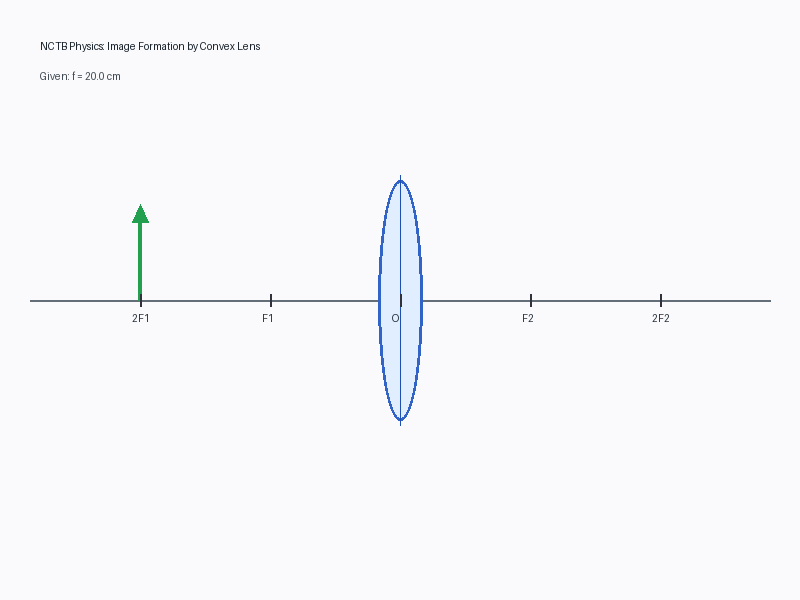
#> input picture images/nctb_lens_diagram.png, 800 x 600 px
$ python build_optics_scene.py --image ../../../images/nctb_lens_diagram.png
#> lines starting #> are read from the running program, lines starting #| are printed output that depends on the picture; after the words box and inside, x2 and y2 are one past the last pixel; in counts of white or black regions, pixels touching at a corner belong together
### research/experiments/optics/optics_geometry.py
"""
experiments/optics/optics_geometry.py
Geometric extraction algorithms for optical elements:
- Lens optical center and vertical aperture from mask
- Optical axis detection via OpenCV Hough Line Transform
- Arrow tip, base, and height extraction
- Prism polygon simplification
"""

from __future__ import annotations
from typing import Dict, List, Optional, Tuple
import cv2
import numpy as np


def extract_lens_geometry(mask: np.ndarray, optical_axis_y: Optional[float] = None) -> dict:
    """
    Extract optical center and vertical aperture height from binary lens mask.
    If optical_axis_y is provided, optical center x is taken from mask center,
    and y is locked to the optical axis.
    """
    y_indices, x_indices = np.where(mask > 0)
    if len(x_indices) == 0:
        return {
            "optical_center": {"x": 400.0, "y": 300.0},
            "aperture_height_px": 220.0,
            "bbox": {"x": 390.0, "y": 190.0, "width": 20.0, "height": 220.0},
        }

    min_x, max_x = float(np.min(x_indices)), float(np.max(x_indices))
    min_y, max_y = float(np.min(y_indices)), float(np.max(y_indices))

    cx = (min_x + max_x) / 2.0
    cy = optical_axis_y if optical_axis_y is not None else (min_y + max_y) / 2.0
    aperture_height = max_y - min_y

    return {
        "optical_center": {"x": round(cx, 1), "y": round(cy, 1)},
        "aperture_height_px": round(aperture_height, 1),
        "bbox": {
            "x": round(min_x, 1),
            "y": round(min_y, 1),
            "width": round(max_x - min_x, 1),
            "height": round(aperture_height, 1),
        },
    }


def detect_optical_axis(
    image: np.ndarray,
    min_line_length_ratio: float = 0.5,
    max_angle_deg: float = 4.0
) -> Optional[float]:
    """
    Detect the horizontal optical axis line across the diagram using OpenCV HoughLinesP.
    Returns the y-coordinate of the detected principal axis, or None if not found.
    """
    h, w = image.shape[:2]
    if len(image.shape) == 3:
        gray = cv2.cvtColor(image, cv2.COLOR_BGR2GRAY)
    else:
        gray = image.copy()

    edges = cv2.Canny(gray, 50, 150, apertureSize=3)
    min_line_length = int(w * min_line_length_ratio)
    lines = cv2.HoughLinesP(edges, 1, np.pi / 180, threshold=80, minLineLength=min_line_length, maxLineGap=20)

    if lines is None or len(lines) == 0:
        return float(h / 2.0)

    horizontal_y = []
    for line in lines:
        x1, y1, x2, y2 = line[0]
        angle = np.abs(np.arctan2(y2 - y1, x2 - x1) * 180.0 / np.pi)
        if angle <= max_angle_deg or angle >= (180.0 - max_angle_deg):
            horizontal_y.append((y1 + y2) / 2.0)

    if horizontal_y:
        # Cluster near the middle third of the canvas
        mid_y = h / 2.0
        candidates = [y for y in horizontal_y if abs(y - mid_y) < h * 0.35]
        if candidates:
            return float(np.median(candidates))
        return float(np.median(horizontal_y))

    return float(h / 2.0)


def extract_arrow_geometry(mask: np.ndarray, axis_y: float) -> dict:
    """
    Extract base (on axis) and tip of a vertical object arrow mask.
    In canvas coordinates, y-down implies tip.y < base.y for an upright arrow.
    """
    y_indices, x_indices = np.where(mask > 0)
    if len(x_indices) == 0:
        return {
            "position": {"x": 160.0, "y": axis_y},
            "height_px": -90.0,
            "base": {"x": 160.0, "y": axis_y},
            "tip": {"x": 160.0, "y": axis_y - 90.0},
        }

    cx = float(np.median(x_indices))
    min_y = float(np.min(y_indices))
    max_y = float(np.max(y_indices))

    # Arrow base is closest to optical axis
    dist_to_axis_min = abs(min_y - axis_y)
    dist_to_axis_max = abs(max_y - axis_y)

    if dist_to_axis_max <= dist_to_axis_min:
        # Arrow extends upward above axis (most common: tip is at min_y, base is near axis)
        tip_y = min_y
        base_y = axis_y
        height = tip_y - base_y  # negative value
    else:
        # Inverted arrow below axis
        tip_y = max_y
        base_y = axis_y
        height = tip_y - base_y  # positive value

    return {
        "position": {"x": round(cx, 1), "y": round(base_y, 1)},
        "height_px": round(height, 1),
        "base": {"x": round(cx, 1), "y": round(base_y, 1)},
        "tip": {"x": round(cx, 1), "y": round(tip_y, 1)},
    }


# [21 lines left out: function extract_prism_polygon, not called in this run]

### research/experiments/optics/optics_text.py
"""
experiments/optics/optics_text.py
Optical text and label detection:
- Recognizes labels F, 2F, F1, F2, 2F1, 2F2, O, A, B
- Extracts physical values and units (e.g. '20 cm', 'f = 15 cm', 'μ = 1.52')
- Preserves bounding boxes and coordinates for semantic binding
"""

from __future__ import annotations
import re
from typing import Dict, List, Optional, Tuple


LABEL_PATTERNS = {
    "2F1": re.compile(r"^(?:2F1|2F_1|2F₁)$", re.IGNORECASE),
    "F1": re.compile(r"^(?:F1|F_1|F₁)$", re.IGNORECASE),
    "2F2": re.compile(r"^(?:2F2|2F_2|2F₂)$", re.IGNORECASE),
    "F2": re.compile(r"^(?:F2|F_2|F₂)$", re.IGNORECASE),
    "F": re.compile(r"^F$", re.IGNORECASE),
    "2F": re.compile(r"^2F$", re.IGNORECASE),
    "O": re.compile(r"^[Oo0]$"),
    "A": re.compile(r"^A$", re.IGNORECASE),
    "B": re.compile(r"^B$", re.IGNORECASE),
}

PHYSICAL_VALUE_PATTERNS = [
    # Focal length: e.g. "f = 20 cm", "f=15cm", "20 cm"
    re.compile(r"(?:f\s*=\s*)?(\d+(?:\.\d+)?)\s*(cm|mm|m)\b", re.IGNORECASE),
    # Refractive index: e.g. "μ = 1.52", "n = 1.5"
    re.compile(r"(?:[μun]\s*=\s*)(\d+(?:\.\d+)?)", re.IGNORECASE),
]


def parse_detected_labels(raw_ocr_items: List[dict]) -> List[dict]:
    """
    Given raw OCR outputs: [{"text": str, "bbox": {"x", "y", "width", "height"}, "confidence": float}]
    Normalizes optical diagram labels (F1, F2, etc.) and computes center coordinates.
    """
    normalized = []
    for item in raw_ocr_items:
        text = item.get("text", "").strip()
        matched_label = None
        for canonical, pat in LABEL_PATTERNS.items():
            if pat.match(text):
                matched_label = canonical
                break

        bbox = item.get("bbox", {"x": 0, "y": 0, "width": 10, "height": 10})
        cx = bbox["x"] + bbox["width"] / 2.0
        cy = bbox["y"] + bbox["height"] / 2.0

        if matched_label:
            normalized.append({
                "raw_text": text,
                "label": matched_label,
                "position": {"x": round(cx, 1), "y": round(cy, 1)},
                "bbox": bbox,
                "confidence": item.get("confidence", 0.95),
            })

    return normalized


def extract_physical_parameters(text_strings: List[str]) -> dict:
    """
    Search list of text strings for physical quantities (focal lengths, refractive indices).
    """
    params = {}
    for text in text_strings:
        # Check focal length
        match_f = PHYSICAL_VALUE_PATTERNS[0].search(text)
        if match_f:
            val = float(match_f.group(1))
            unit = match_f.group(2).lower()
            val_cm = val if unit == "cm" else (val / 10.0 if unit == "mm" else val * 100.0)
            params["focal_length_cm"] = {
                "value": round(val_cm, 2),
                "source": "ocr_text",
                "confidence": 0.96,
                "raw_match": match_f.group(0),
            }

        # Check refractive index
        match_n = PHYSICAL_VALUE_PATTERNS[1].search(text)
        if match_n:
            val_n = float(match_n.group(1))
            params["refractive_index"] = {
                "value": round(val_n, 3),
                "source": "ocr_text",
                "confidence": 0.95,
                "raw_match": match_n.group(0),
            }

    return params

### research/experiments/optics/optics_semantics.py
"""
experiments/optics/optics_semantics.py
Semantic binding, validation, and calibration rules for optical scenes:
- Binds F and 2F points to left (F1, 2F1) and right (F2, 2F2) of the lens center
- Calculates inferred pixel focal length from geometric spacing
- Calculates pixel-to-cm calibration factor when textual values exist
- Annotates parameters with provenance metadata
"""

from __future__ import annotations
from typing import Dict, List, Optional, Tuple


def bind_focal_points(
    detected_labels: List[dict],
    lens_center_x: float,
    axis_y: float
) -> Tuple[List[dict], Optional[float]]:
    """
    Classify detected F / 2F labels into F1, 2F1 (left) and F2, 2F2 (right)
    relative to lens optical center.
    Computes inferred pixel focal length from the geometric distances.
    """
    f_candidates_left = []
    f_candidates_right = []
    two_f_left = []
    two_f_right = []

    for item in detected_labels:
        lbl = item["label"].upper()
        px = item["position"]["x"]

        if "2F" in lbl:
            if px < lens_center_x:
                two_f_left.append(item)
            else:
                two_f_right.append(item)
        elif "F" in lbl:
            if px < lens_center_x:
                f_candidates_left.append(item)
            else:
                f_candidates_right.append(item)

    bound_annotations = []
    focal_distances = []

    # Process F1 (left)
    if f_candidates_left:
        best_f1 = min(f_candidates_left, key=lambda it: abs(it["position"]["x"] - lens_center_x))
        bound_annotations.append({
            "label": "F1",
            "position": {"x": round(best_f1["position"]["x"], 1), "y": round(axis_y, 1)},
            "confidence": best_f1.get("confidence", 0.92),
        })
        focal_distances.append(abs(best_f1["position"]["x"] - lens_center_x))

    # Process F2 (right)
    if f_candidates_right:
        best_f2 = min(f_candidates_right, key=lambda it: abs(it["position"]["x"] - lens_center_x))
        bound_annotations.append({
            "label": "F2",
            "position": {"x": round(best_f2["position"]["x"], 1), "y": round(axis_y, 1)},
            "confidence": best_f2.get("confidence", 0.92),
        })
        focal_distances.append(abs(best_f2["position"]["x"] - lens_center_x))

    # Process 2F1 (left)
    if two_f_left:
        best_2f1 = max(two_f_left, key=lambda it: abs(it["position"]["x"] - lens_center_x))
        bound_annotations.append({
            "label": "2F1",
            "position": {"x": round(best_2f1["position"]["x"], 1), "y": round(axis_y, 1)},
            "confidence": best_2f1.get("confidence", 0.90),
        })
        focal_distances.append(abs(best_2f1["position"]["x"] - lens_center_x) / 2.0)

    # Process 2F2 (right)
    if two_f_right:
        best_2f2 = max(two_f_right, key=lambda it: abs(it["position"]["x"] - lens_center_x))
        bound_annotations.append({
            "label": "2F2",
            "position": {"x": round(best_2f2["position"]["x"], 1), "y": round(axis_y, 1)},
            "confidence": best_2f2.get("confidence", 0.90),
        })
        focal_distances.append(abs(best_2f2["position"]["x"] - lens_center_x) / 2.0)

    # Inferred focal length
    inferred_f_px = None
    if focal_distances:
        inferred_f_px = round(sum(focal_distances) / len(focal_distances), 1)

    return bound_annotations, inferred_f_px


def calibrate_scale(
    focal_length_px: Optional[float],
    physical_params: dict
) -> Optional[dict]:
    """
    If textual focal length exists in physical_params (e.g. 20 cm) and pixel focal length
    is inferred, calculates pixels_per_cm calibration scale.
    """
    if not focal_length_px:
        return None

    f_cm_meta = physical_params.get("focal_length_cm")
    if not f_cm_meta or not f_cm_meta.get("value"):
        return None

    f_cm = float(f_cm_meta["value"])
    if f_cm <= 0:
        return None

    px_per_cm = focal_length_px / f_cm
    return {
        "value": round(px_per_cm, 3),
        "unit": "pixels_per_cm",
        "source": "focal_length_ocr_and_geometry_ratio",
        "confidence": round(f_cm_meta.get("confidence", 0.9) * 0.95, 2),
    }

### research/experiments/optics/build_optics_scene.py
"""
experiments/optics/build_optics_scene.py
End-to-end automated and semi-automated pipeline for building optics scenes from diagrams:
1. Detects optical axis via OpenCV
2. Extracts lens geometry and optical center
3. Extracts object arrow base, tip, and height
4. Parses OCR labels (F1, F2, 2F1, 2F2, O) and physical parameters (e.g. 20 cm)
5. Binds semantics, computes inferred focal length and unit calibration
6. Exports canonical PhysicsScene (v2.0) to both experiments/ and frontend scenes/
"""

from __future__ import annotations
import argparse
import json
from pathlib import Path
import cv2
import numpy as np
from PIL import Image, ImageDraw, ImageFont

from optics_geometry import (
    extract_lens_geometry,
    detect_optical_axis,
    extract_arrow_geometry,
)
from optics_text import parse_detected_labels, extract_physical_parameters
from optics_semantics import bind_focal_points, calibrate_scale
from optics_scene_builder import OpticsSceneBuilder


# [66 lines left out: function generate_benchmark_diagram, not called in this run]


def build_scene_from_diagram(
    image_path: Path | str,
    output_json_path: Path | str,
    frontend_json_path: Optional[Path | str] = None,
) -> dict:
    image_path = Path(image_path)
    if not image_path.exists():
        raise FileNotFoundError(f"Diagram image not found: {image_path}")

    cv_img = cv2.imread(str(image_path))
#> cv_img is the input picture: shape (600, 800, 3); mean B, G, R 250.9, 248.4, 247.9
    h, w = cv_img.shape[:2]
#> h = 600; w = 800

    # 1. Detect optical axis
    axis_y = detect_optical_axis(cv_img) or 300.0
#> in detect_optical_axis, `edges = cv2.Canny(gray, 50, 150, apertureSize=3)`:
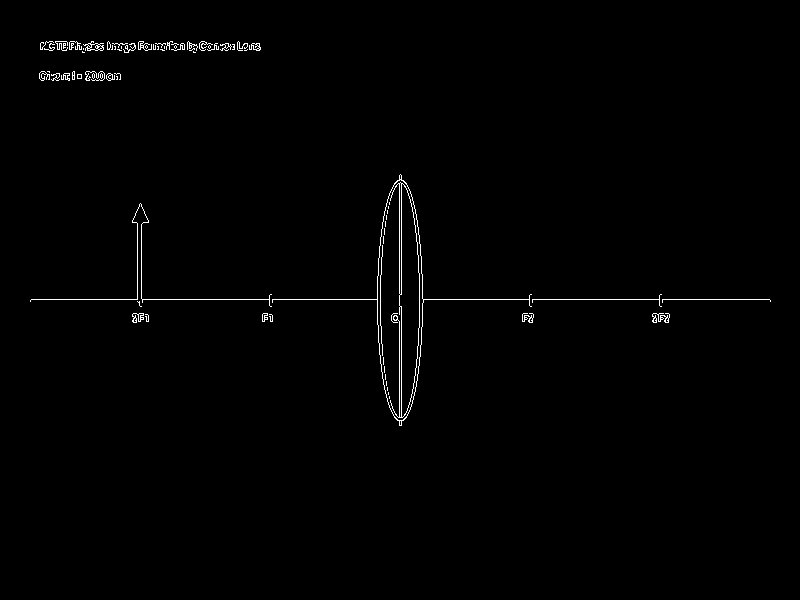
#> edges: shape (600, 800); 0.79% white in thin lines or dots, all inside (x1, y1, x2, y2) = (30, 41, 771, 426)
#> in detect_optical_axis, `lines = cv2.HoughLinesP(edges, 1, np.pi / 180, threshold=80, minLineLe..`: lines = [[31, 299, 769, 299]]
#> the loop in detect_optical_axis, `for line in lines:` made 1 pass
#> (x1, y1, x2, y2, angle) on pass 1: (31, 299, 769, 299, 0)
#> after the loop in detect_optical_axis, `for line in lines:`: horizontal_y = [299]
#> axis_y = 299

    # 2. Segment / detect lens (here illustrated with color thresholding or SAM prompt)
    # In full pipeline, SAM2 masks are fed here; for fallback/standalone, detect the blue lens
    hsv = cv2.cvtColor(cv_img, cv2.COLOR_BGR2HSV)
#> hsv: shape (600, 800, 3); mean H, S, V 119.7, 3.5, 251
    lens_mask = cv2.inRange(hsv, np.array([90, 30, 150]), np.array([130, 255, 255]))
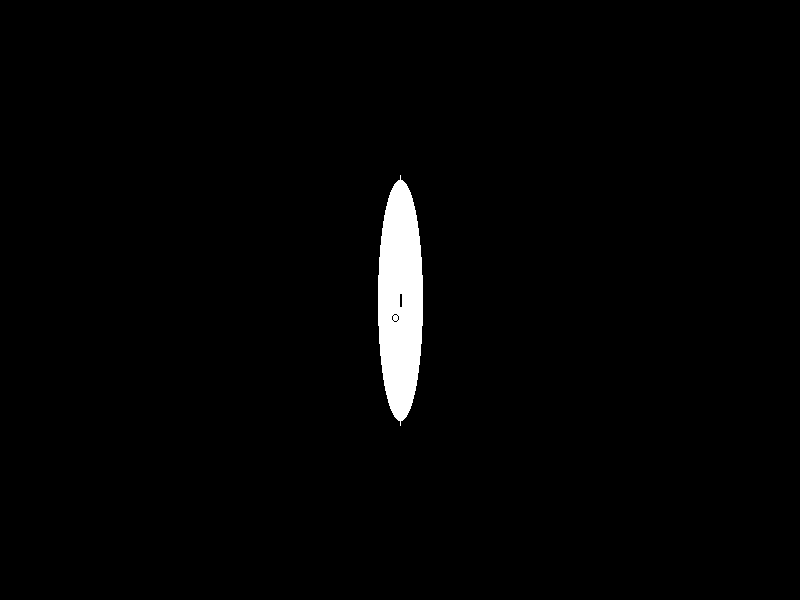
#> lens_mask: shape (600, 800); 1.8% white; 1 white region, box (x1, y1, x2, y2) and area: (378, 175, 423, 426) 8515
    if np.sum(lens_mask) < 100:
        # Fallback to center-based mask
        lens_mask = np.zeros((h, w), dtype=np.uint8)
        lens_mask[int(axis_y - 120):int(axis_y + 120), int(w / 2 - 25):int(w / 2 + 25)] = 255

    lens_geom = extract_lens_geometry(lens_mask, optical_axis_y=axis_y)
#> in extract_lens_geometry, `y_indices, x_indices = np.where(mask > 0)`: y_indices = 8515 values from 175 to 425; x_indices = 8515 values, max 422 at index 3176, min 378 at index 3132, mean 400
#> in extract_lens_geometry, `min_x, max_x = float(np.min(x_indices)), float(np.max(x_indices))`: min_x = 378; max_x = 422
#> in extract_lens_geometry, `min_y, max_y = float(np.min(y_indices)), float(np.max(y_indices))`: min_y = 175; max_y = 425
#> in extract_lens_geometry, `cx = (min_x + max_x) / 2.0`: cx = 400
#> in extract_lens_geometry, `cy = optical_axis_y if optical_axis_y is not None else (min_y + max_y)..`: cy = 299
#> in extract_lens_geometry, `aperture_height = max_y - min_y`: aperture_height = 250
#> lens_geom = 3 items

    # 3. Detect object arrow (green color mask)
    arrow_mask = cv2.inRange(hsv, np.array([35, 80, 80]), np.array([85, 255, 255]))
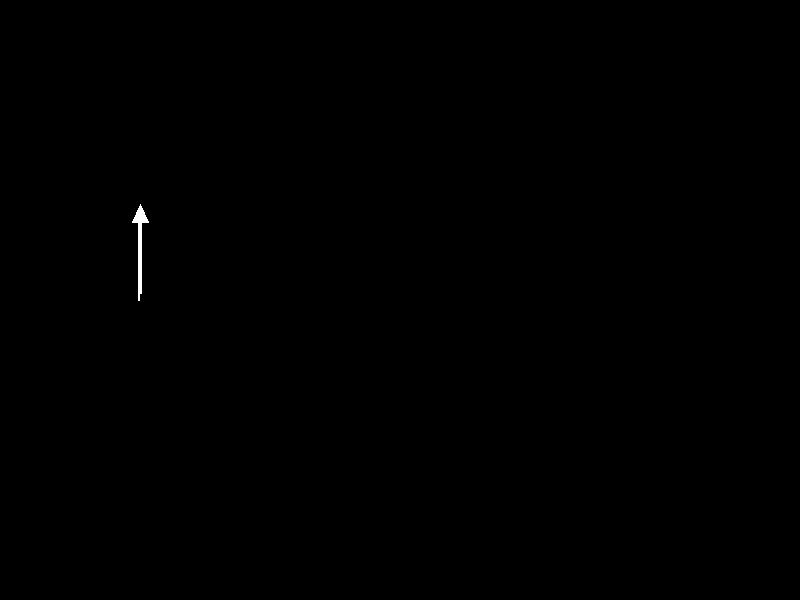
#> arrow_mask: shape (600, 800); 0.1% white; 1 white region, box (x1, y1, x2, y2) and area: (132, 204, 149, 301) 469
    if np.sum(arrow_mask) < 50:
        arrow_mask = np.zeros((h, w), dtype=np.uint8)
        arrow_mask[int(axis_y - 90):int(axis_y), 135:145] = 255

    arrow_geom = extract_arrow_geometry(arrow_mask, axis_y=axis_y)
#> in extract_arrow_geometry, `y_indices, x_indices = np.where(mask > 0)`: y_indices = 469 values from 204 to 300; x_indices = 469 values, max 148 at index 153, min 132 at index 137, mean 139.7
#> in extract_arrow_geometry, `cx = float(np.median(x_indices))`: cx = 140
#> in extract_arrow_geometry, `min_y = float(np.min(y_indices))`: min_y = 204
#> in extract_arrow_geometry, `max_y = float(np.max(y_indices))`: max_y = 300
#> in extract_arrow_geometry, `dist_to_axis_min = abs(min_y - axis_y)`: dist_to_axis_min = 95
#> in extract_arrow_geometry, `dist_to_axis_max = abs(max_y - axis_y)`: dist_to_axis_max = 1
#> in extract_arrow_geometry, `tip_y = min_y`: tip_y = 204
#> in extract_arrow_geometry, `base_y = axis_y`: base_y = 299
#> in extract_arrow_geometry, `height = tip_y - base_y`: height = -95
#> arrow_geom = 4 items

    # 4. Parse annotations (simulating OCR output or running OCR)
    raw_ocr = [
        {"text": "2F1", "bbox": {"x": 130, "y": 305, "width": 25, "height": 18}, "confidence": 0.96},
        {"text": "F1", "bbox": {"x": 262, "y": 305, "width": 20, "height": 18}, "confidence": 0.97},
        {"text": "O", "bbox": {"x": 395, "y": 305, "width": 15, "height": 18}, "confidence": 0.98},
        {"text": "F2", "bbox": {"x": 522, "y": 305, "width": 20, "height": 18}, "confidence": 0.97},
        {"text": "2F2", "bbox": {"x": 650, "y": 305, "width": 25, "height": 18}, "confidence": 0.95},
        {"text": "Given: f = 20.0 cm", "bbox": {"x": 40, "y": 70, "width": 120, "height": 20}, "confidence": 0.98},
    ]

    detected_labels = parse_detected_labels(raw_ocr)
    physical_params = extract_physical_parameters([it["text"] for it in raw_ocr])

    # 5. Bind focal points and compute calibration
    bound_annotations, inferred_f_px = bind_focal_points(
        detected_labels,
        lens_geom["optical_center"]["x"],
        axis_y
    )
#> in bind_focal_points, `inferred_f_px = round(sum(focal_distances) / len(focal_distances), 1)`: inferred_f_px = 130
#> bound_annotations = 4 items; inferred_f_px = 130

    f_px = inferred_f_px or 130.0
#> f_px = 130
    calib = calibrate_scale(f_px, physical_params)
#> in calibrate_scale, `px_per_cm = focal_length_px / f_cm`: px_per_cm = 6.5
#> calib = {'value': 6.5, 'unit': 'pixels_per_cm', 'source': 'focal_length_ocr_and_geometry_ratio', 'confidence': 0.91}

    # 6. Build scene
#> (the run stopped early here; a loop or call above may not have finished)
